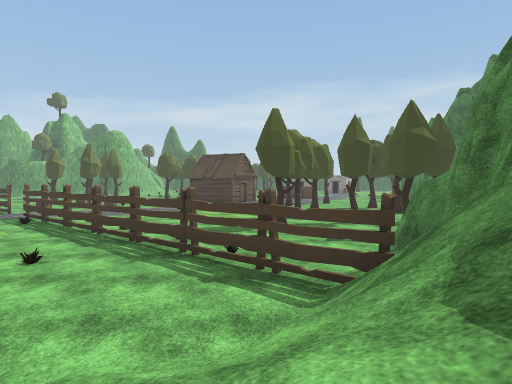
View 1 (above)

24 first-person views from a walk through a Unity game level. The camera is 1.3 m above the floor, tilts 2° down and sees 75° across. The floor is counted in squares, 2 m on a side. Each view is taken from the middle of a square. On the plan, view 1 faces up. The plan holds only what a view shows up to about 10 squares ahead; the rest is blank. The place goes on beyond the plan. Some animated figures are left out. Some surface patterns are stand-ins.

View 2
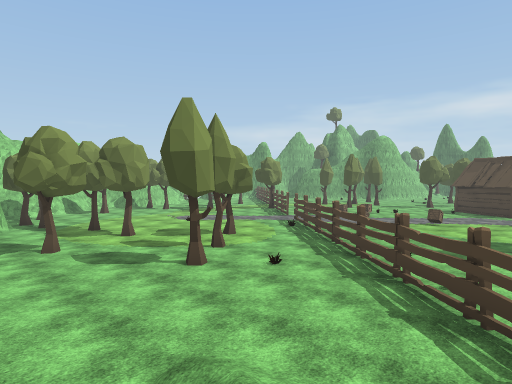

View 3
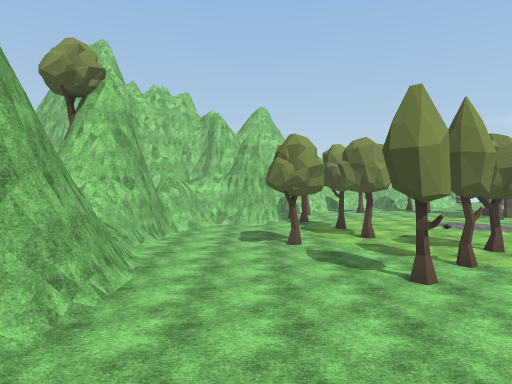

View 4
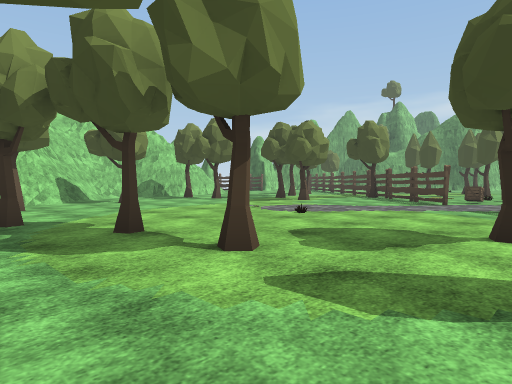

View 5
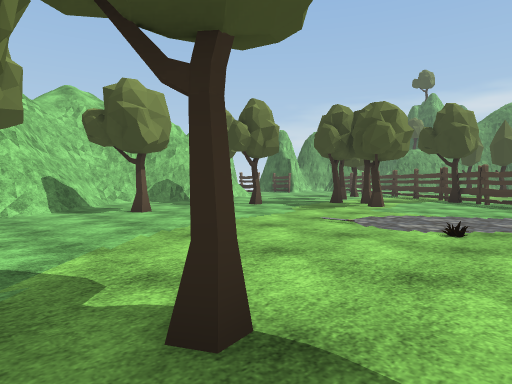

View 6
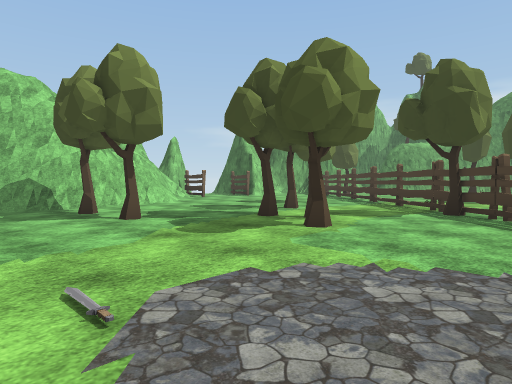

View 7
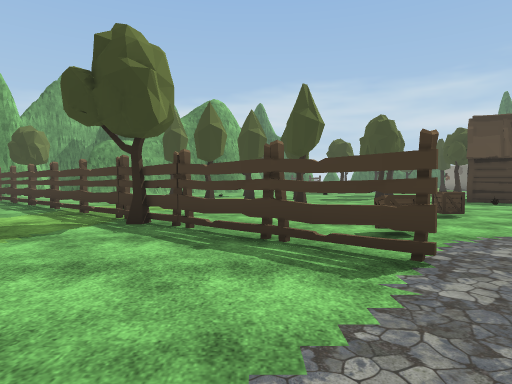

View 8
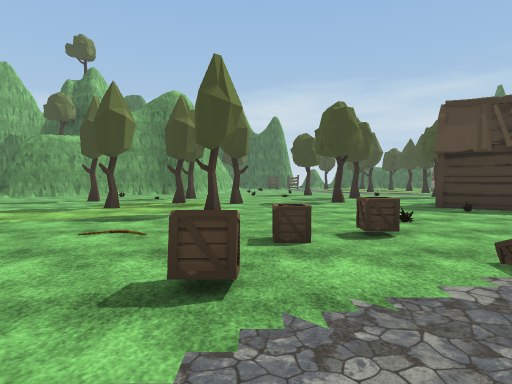

View 9
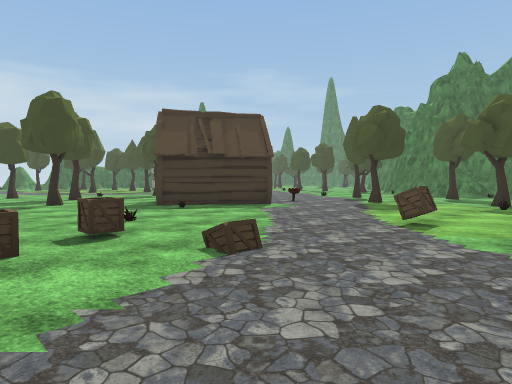

View 10
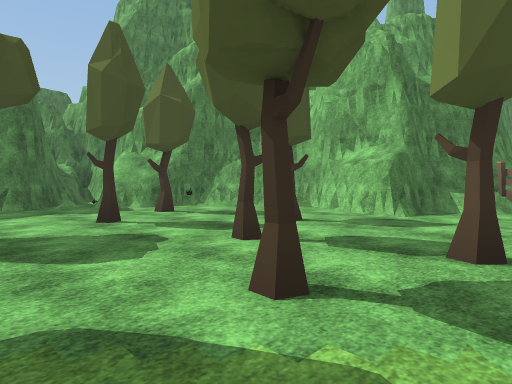

View 11
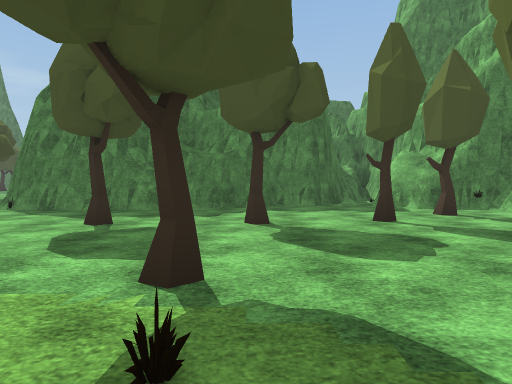

View 12
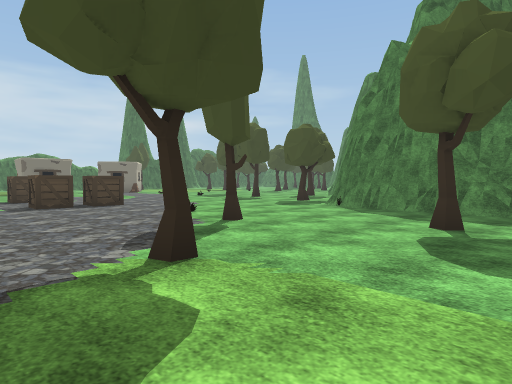

View 13
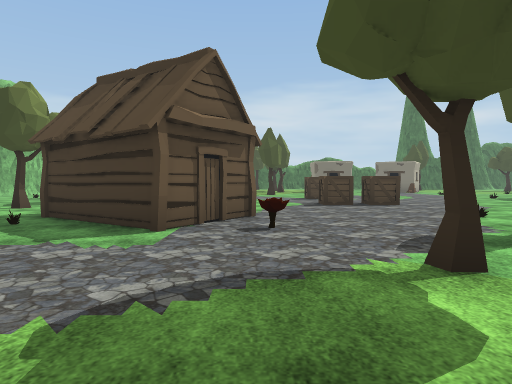

View 14
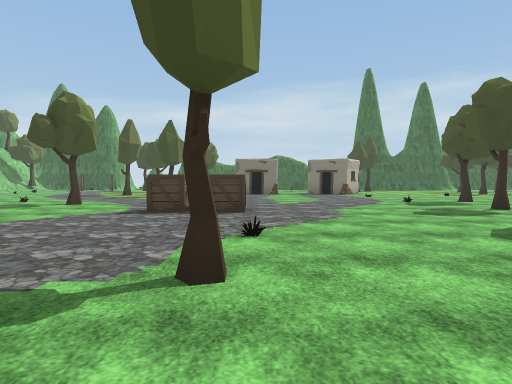

View 15
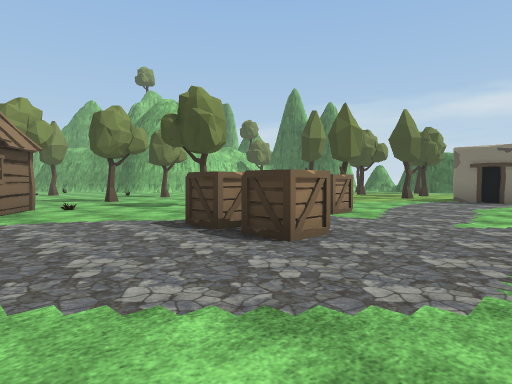

View 16
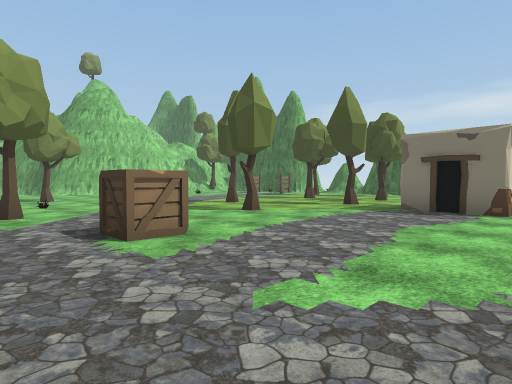

View 17
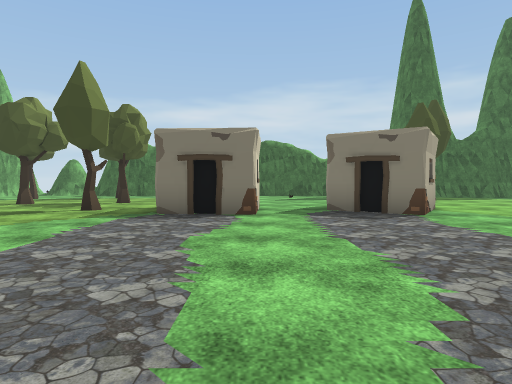

View 18
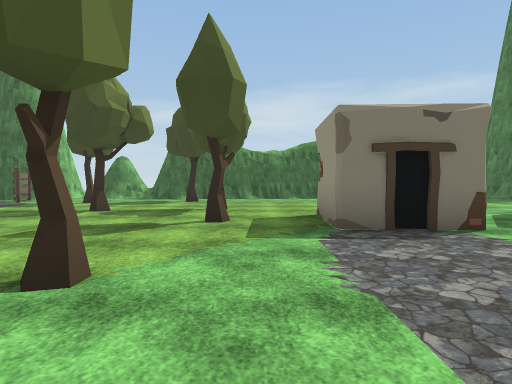

View 19
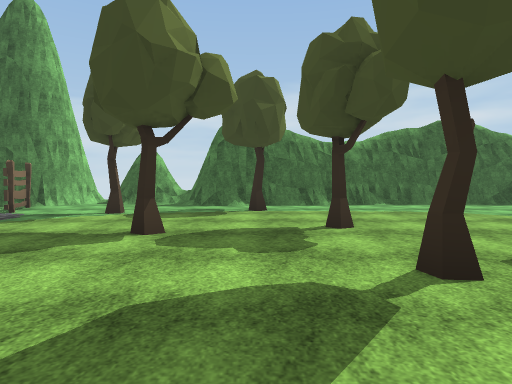

View 20
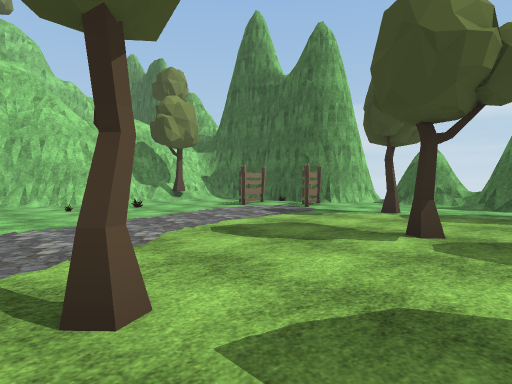

View 21
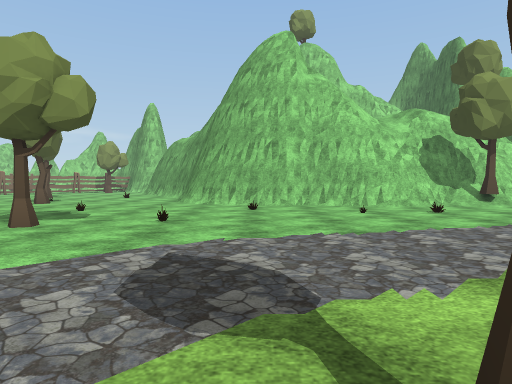

View 22
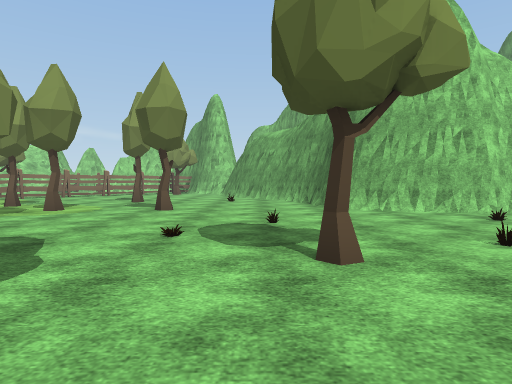

View 23
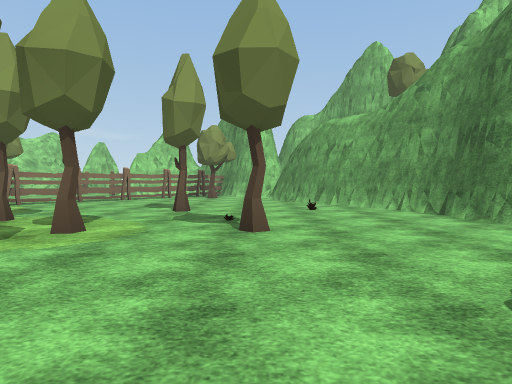

View 24
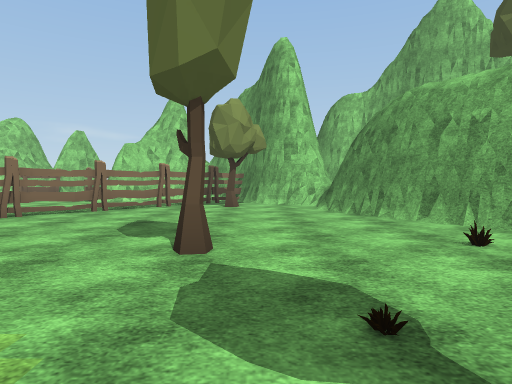

### Floor plan
Key: @ floor where view 1 was taken; # wall or solid block; x gap in a wall; . floor; / step, stairs or slope; = window, fence, low wall or low ledge; ^ raised ledge; F fence; T tree; C crate; H hut; O other object.
Columns run from 20 left of view 1 to 9 right of it. Each row starts with its distance up from view 1.
 39                #x#=#
 38               ##...#########
 37           #   #F...........
 36           #  F.F.T..T......
 35           #T.F............  ..
 34           #..........T.......O
 33           #........T.... ....
 32           #.............##. ##
 31           #..........T..#O.##O
 30           #.......T...........
 29           #...................
 28          ##..........T.......
 27       ####........  .........
 26      ##.......T....  .......
 25    ###................C.......
 24 ####...............T..........
 23 ##........T.....T.............
 22 #.....................CC.....T
 21 FFT....T..T...T...............
 20  FF........T.....HH..........O
 19  .FF.....T.......H.HH........
 18    FF......T......HHO.......#
 17 ....FF..................T...#
 16 ... ..FF..............T.....#
 15     T..FF....C........T.....#
 14    .....TF...............T..#
 13   ...T...FF.C.C..C....T.....##
 12  #....TT..FF.............T...#
 11  #.....T.....................#
 10  #...T.......FF......T...T....
  9  #.T..........FF.....T.T....^.
  8  #.............FF......T..T.#
  7  #..............FF..........#
  6  ##.T........T....FF......###
  5   ##...........T...FF..#####
  4    #......T.T...T...F//#
  3      T.OT............/##
  2          ....T.....///#
  1           .........///#
  0            ........ @/
 -1            ........
 -2            ########

Where each view was taken, in squares from view 1:
view 1: 0 up, 0 right, facing up
view 2: 0 up, 1 right, facing up-left
view 3: 1 up, 1 right, facing left
view 4: 2 up, 6 left, facing up-left
view 5: 3 up, 9 left, facing up-left
view 6: 7 up, 10 left, facing up-left
view 7: 9 up, 10 left, facing up
view 8: 11 up, 8 left, facing up
view 9: 11 up, 8 left, facing up-right
view 10: 12 up, 0 right, facing down-right
view 11: 12 up, 0 right, facing right
view 12: 13 up, 0 right, facing up-right
view 13: 13 up, 0 right, facing up
view 14: 15 up, 4 right, facing up
view 15: 19 up, 6 right, facing up-left
view 16: 23 up, 6 right, facing up-left
view 17: 24 up, 5 right, facing up
view 18: 26 up, 2 right, facing up
view 19: 29 up, 0 right, facing up
view 20: 29 up, 0 right, facing up-left
view 21: 29 up, 1 left, facing left
view 22: 25 up, 3 left, facing left
view 23: 23 up, 6 left, facing left
view 24: 22 up, 10 left, facing left
